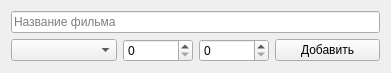
<?xml version="1.0" encoding="UTF-8"?>
<ui version="4.0">
 <class>AddForm</class>
 <widget class="QWidget" name="AddForm">
  <property name="geometry">
   <rect>
    <x>0</x>
    <y>0</y>
    <width>391</width>
    <height>69</height>
   </rect>
  </property>
  <property name="sizePolicy">
   <sizepolicy hsizetype="Fixed" vsizetype="Fixed">
    <horstretch>0</horstretch>
    <verstretch>0</verstretch>
   </sizepolicy>
  </property>
  <property name="windowTitle">
   <string>Form</string>
  </property>
  <layout class="QVBoxLayout" name="verticalLayout">
   <item>
    <widget class="QLineEdit" name="titleEdit">
     <property name="placeholderText">
      <string>Название фильма</string>
     </property>
    </widget>
   </item>
   <item>
    <layout class="QHBoxLayout" name="horizontalLayout">
     <item>
      <widget class="QComboBox" name="genreBox"/>
     </item>
     <item>
      <widget class="QSpinBox" name="yearBox">
       <property name="maximumSize">
        <size>
         <width>70</width>
         <height>16777215</height>
        </size>
       </property>
       <property name="maximum">
        <number>2500</number>
       </property>
      </widget>
     </item>
     <item>
      <widget class="QSpinBox" name="durationBox">
       <property name="maximumSize">
        <size>
         <width>70</width>
         <height>16777215</height>
        </size>
       </property>
       <property name="maximum">
        <number>10000</number>
       </property>
      </widget>
     </item>
     <item>
      <widget class="QPushButton" name="btnAdd">
       <property name="text">
        <string>Добавить</string>
       </property>
      </widget>
     </item>
    </layout>
   </item>
  </layout>
 </widget>
 <resources/>
 <connections/>
</ui>
